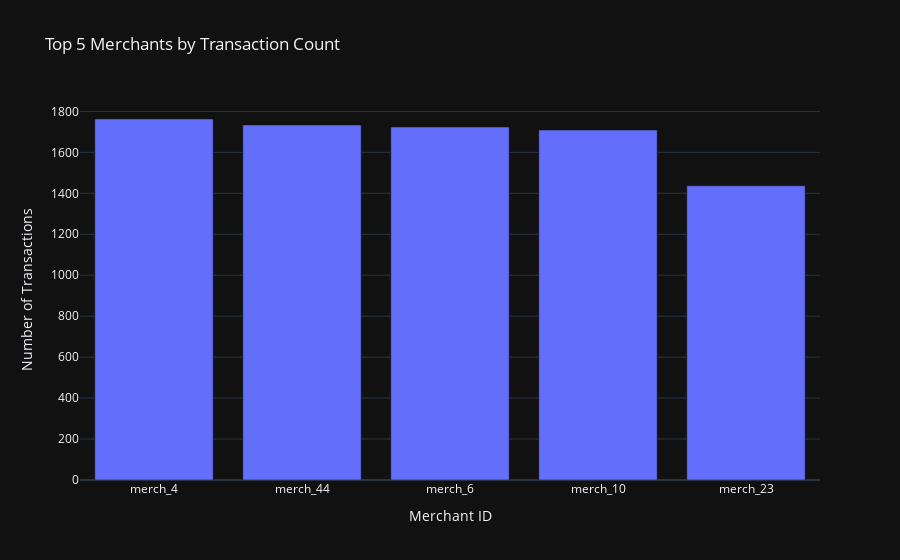

This figure's notebook cell:
### Code cell
import json
import pandas as pd
from kafka import KafkaConsumer
import plotly.express as px

consumer = KafkaConsumer(
    'darooghe.top_merchants',
    bootstrap_servers='localhost:9092',
    auto_offset_reset='earliest',
    enable_auto_commit=True,
    group_id='visualization-group-merchant',
    consumer_timeout_ms=15000,
    value_deserializer=lambda m: json.loads(m.decode('utf-8'))
)

data = []
print("Collecting top merchants data...")

for i, msg in enumerate(consumer):
    value = msg.value
    print(f"[{i}] Raw Message:", value)

    try:
        merchant_id = value["merchant_id"]
        transaction_count = int(value["transaction_count"])

        data.append({
            "merchant_id": merchant_id,
            "transaction_count": transaction_count
        })
    except Exception as e:
        print(f"Error parsing message #{i}: {e}")
        continue

consumer.close()

if not data:
    print("No data received from Kafka topic.")
else:
    df = pd.DataFrame(data)
    df = df.groupby("merchant_id").sum().reset_index()

    df = df.sort_values(by="transaction_count", ascending=False).head(5)

    fig = px.bar(
        df,
        x="merchant_id",
        y="transaction_count",
        title="Top 5 Merchants by Transaction Count",
        labels={"merchant_id": "Merchant ID", "transaction_count": "Transaction Count"}
    )

    fig.update_layout(
        xaxis_title='Merchant ID',
        yaxis_title='Number of Transactions',
        template='plotly_dark'
    )

    fig.show()

### Figure 1 — Plotly figure (JSON) as saved in the notebook; plotly's stock layout.template omitted (floating-point values rounded to 4 significant figures)
{"data": [{"hovertemplate": "Merchant ID=%{x}<br>Transaction Count=%{y}<extra></extra>", "legendgroup": "", "marker": {"color": "#636efa", "pattern": {"shape": ""}}, "name": "", "orientation": "v", "showlegend": false, "textposition": "auto", "type": "bar", "x": ["merch_4", "merch_44", "merch_6", "merch_10", "merch_23"], "xaxis": "x", "y": [1763, 1734, 1724, 1709, 1437], "yaxis": "y"}], "layout": {"barmode": "relative", "legend": {"tracegroupgap": 0}, "title": {"text": "Top 5 Merchants by Transaction Count"}, "xaxis": {"anchor": "y", "domain": [0, 1], "title": {"text": "Merchant ID"}}, "yaxis": {"anchor": "x", "domain": [0, 1], "title": {"text": "Number of Transactions"}}}}
